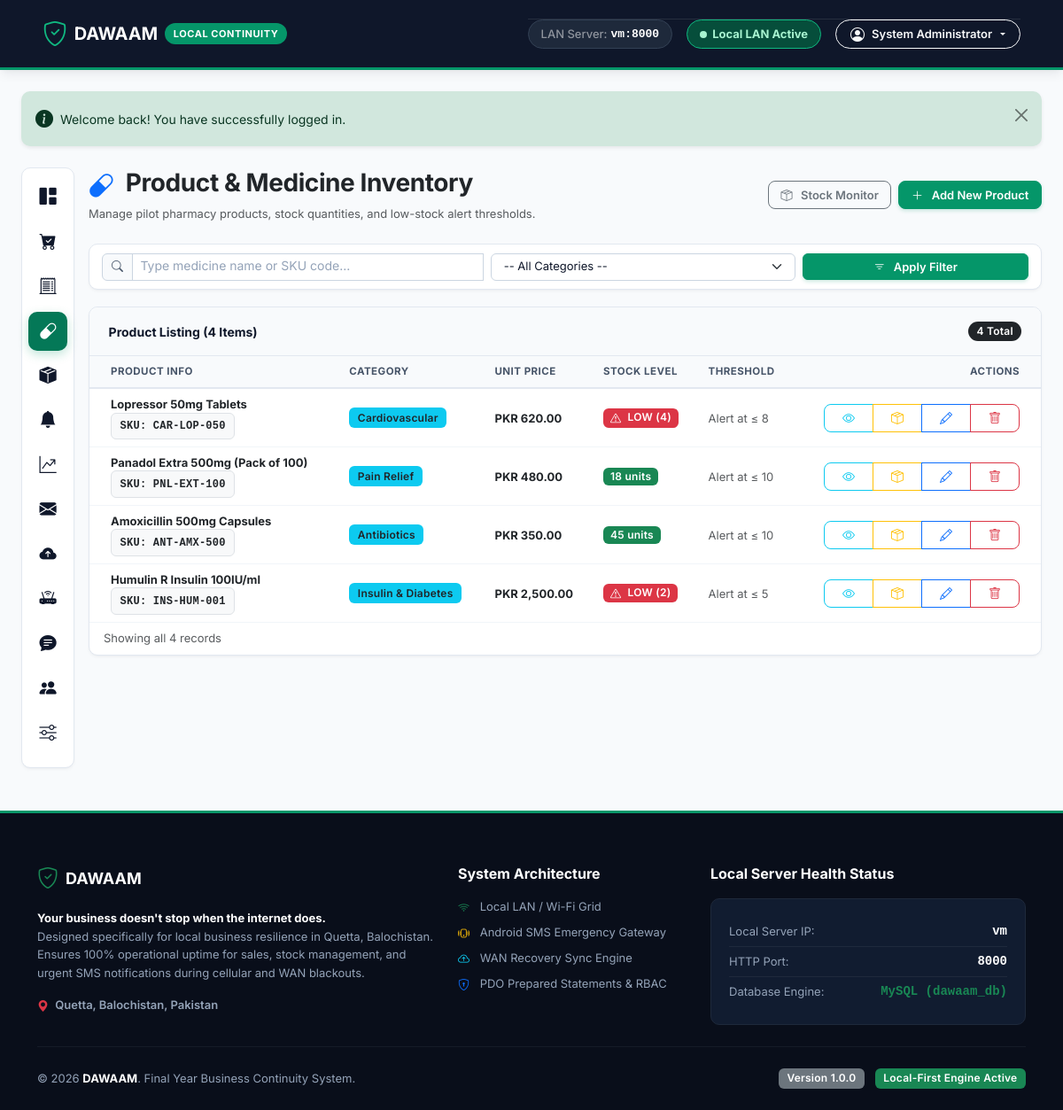
The page /admin/products/index.php (signed in) on the database its author committed.
### tables this page shows
CREATE TABLE `users` (
  `id` INT AUTO_INCREMENT PRIMARY KEY,
  `user_code` VARCHAR(20) NOT NULL UNIQUE COMMENT 'Unique identifier, e.g. DW-0001',
  `name` VARCHAR(100) NOT NULL,
  `username` VARCHAR(50) NOT NULL UNIQUE,
  `email` VARCHAR(100) NULL,
  `password_hash` VARCHAR(255) NOT NULL,
  `status` ENUM('active', 'inactive', 'suspended') NOT NULL DEFAULT 'active',
  `created_at` DATETIME NOT NULL DEFAULT CURRENT_TIMESTAMP,
  `updated_at` DATETIME NOT NULL DEFAULT CURRENT_TIMESTAMP ON UPDATE CURRENT_TIMESTAMP
);

CREATE TABLE `products` (
  `id` INT AUTO_INCREMENT PRIMARY KEY,
  `category_id` INT NULL,
  `name` VARCHAR(150) NOT NULL,
  `sku` VARCHAR(50) UNIQUE NULL,
  `price` DECIMAL(10,2) NOT NULL DEFAULT 0.00,
  `stock_qty` INT NOT NULL DEFAULT 0,
  `low_stock_threshold` INT NOT NULL DEFAULT 5,
  `created_at` DATETIME NOT NULL DEFAULT CURRENT_TIMESTAMP,
  `updated_at` DATETIME NOT NULL DEFAULT CURRENT_TIMESTAMP ON UPDATE CURRENT_TIMESTAMP,
  CONSTRAINT `fk_prod_cat` FOREIGN KEY (`category_id`) REFERENCES `categories`(`id`) ON DELETE SET NULL
);

CREATE TABLE `categories` (
  `id` INT AUTO_INCREMENT PRIMARY KEY,
  `name` VARCHAR(100) NOT NULL UNIQUE,
  `description` TEXT NULL,
  `created_at` DATETIME NOT NULL DEFAULT CURRENT_TIMESTAMP
);

### includes/auth.php (called while the page is built, shortened)
<?php
require_once __DIR__ . '/functions.php';
function is_logged_in() {
    return isset($_SESSION['user_id']) && !empty($_SESSION['user_id']);
}
function current_user($force_refresh = false) {
    static $user_cache = null;
    if ($force_refresh || $user_cache === null || $user_cache['id'] != $_SESSION['user_id']) {
        $pdo = get_db_connection();
        $stmt = $pdo->prepare("
            SELECT id, user_code, name, username, email, status, created_at
            FROM users
            WHERE id = :id AND status = 'active'
            LIMIT 1
        ");
        $stmt->execute([':id' => $_SESSION['user_id']]);
        $user = $stmt->fetch();
        $stmt_roles = $pdo->prepare("
            SELECT r.id, r.name, r.slug
            FROM roles r
            INNER JOIN user_roles ur ON r.id = ur.role_id
            WHERE ur.user_id = :user_id
        ");
        $stmt_roles->execute([':user_id' => $user['id']]);
        $user['roles'] = $stmt_roles->fetchAll();
        $user['role_slugs'] = array_column($user['roles'], 'slug');
        $stmt_role_perms = $pdo->prepare("
            SELECT DISTINCT p.permission_key
            FROM permissions p
            INNER JOIN role_permissions rp ON p.id = rp.permission_id
            INNER JOIN user_roles ur ON rp.role_id = ur.role_id
            WHERE ur.user_id = :user_id
        ");
        $stmt_role_perms->execute([':user_id' => $user['id']]);
        $role_perm_keys = array_column($stmt_role_perms->fetchAll(), 'permission_key');
        $user['role_permissions'] = $role_perm_keys;
        $user_overrides = [];
        $user['permission_overrides'] = $user_overrides;
        $all_sys_perms = $pdo->query("SELECT permission_key FROM permissions")->fetchAll(PDO::FETCH_COLUMN);
        $effective_permissions = [];
        $is_super = in_array(ROLE_SUPER_ADMIN, $user['role_slugs']) || in_array('super_admin', $user['role_slugs']);
        foreach ($all_sys_perms as $pk) {
            if ($is_super) {
                $effective_permissions[] = $pk;
                continue;
            }
        }
        $user['permissions'] = array_values(array_unique($effective_permissions));
        $user_cache = $user;
    }
    return $user_cache;
}
function has_permission($permission_key) {
    $user = current_user();
    if (in_array(ROLE_SUPER_ADMIN, $user['role_slugs'])) return true;
    return in_array($permission_key, $user['permissions']);
}
function require_permission($permission_key) {
    if (!has_permission($permission_key)) {
        log_audit_action('UNAUTHORIZED_ACCESS_ATTEMPT', 'security', null, "Attempted key: {$permission_key}");
        $is_api = (isset($_SERVER['HTTP_ACCEPT']) && str_contains($_SERVER['HTTP_ACCEPT'], 'application/json'))
               || (isset($_SERVER['HTTP_X_REQUESTED_WITH']) && strtolower($_SERVER['HTTP_X_REQUESTED_WITH']) === 'xmlhttprequest')
               || (isset($_SERVER['REQUEST_URI']) && (str_contains($_SERVER['REQUEST_URI'], '/api/') || str_contains($_SERVER['REQUEST_URI'], '/cloud/')));
        if ($is_api) {
            http_response_code(403);
            header('Content-Type: application/json');
            echo json_encode([
                'success' => false,
                'error' => "403 Forbidden: Access Denied. Permission '{$permission_key}' required."
            ]);
            exit;
        }
        set_flash_message('danger', "Access Denied. You lack the '{$permission_key}' permission required for this module.");
        redirect('admin/403.php');
    }
}

### admin/products/index.php (the view, shortened to what this page needs)
<?php
require_once __DIR__ . '/../../includes/auth.php';
require_permission('products.view');
$pdo = get_db_connection();
$search = trim($_GET['search'] ?? '');
$category_filter = (int)($_GET['category'] ?? 0);
$where_clauses = [];
$params = [];
$page = (int)($_GET['page'] ?? 1);
$limit = (int)($_GET['limit'] ?? 15);
$paginated_res = get_paginated_data($pdo, [
    'table' => 'products p LEFT JOIN categories c ON p.category_id = c.id',
    'select_fields' => 'p.id, p.name, p.sku, p.price, p.stock_qty, p.low_stock_threshold, p.created_at, c.name AS category_name',
    'where_clause' => count($where_clauses) > 0 ? implode(" AND ", $where_clauses) : '',
    'params' => $params,
    'order_by' => 'p.id DESC',
    'page' => $page,
    'limit' => $limit,
    'count_field' => 'p.id'
]);
$products = $paginated_res['data'];
$pagination = $paginated_res['pagination'];
require_once __DIR__ . '/../../includes/header.php';
?>
<div class="d-flex justify-content-between align-items-center mb-4 flex-wrap gap-3">
    <div>
        <h2 class="fw-bold text-dark mb-1">
            <i class="bi bi-capsule text-primary me-2"></i> Product & Medicine Inventory
        </h2>
        <p class="text-muted small mb-0">Manage pilot pharmacy products, stock quantities, and low-stock alert thresholds.</p>
    </div>
    <div class="d-flex gap-2">
        <a href="<?php echo BASE_URL; ?>/admin/inventory/index.php" class="btn btn-outline-secondary btn-sm">
            <i class="bi bi-box-seam me-1"></i> Stock Monitor
        </a>
        <?php if (has_permission('products.create')): ?>
            <a href="create.php" class="btn btn-dw-primary btn-sm">
                <i class="bi bi-plus-lg me-1"></i> Add New Product
            </a>
        <?php endif; ?>
    </div>
</div>
<div class="dw-card dw-filter-card mb-3">
    <form id="products-filter-form" action="index.php" method="GET" class="row g-2 align-items-center">
        <div class="col-md-5">
            <div class="input-group input-group-sm">
                <span class="input-group-text"><i class="bi bi-search"></i></span>
                <input type="text" class="form-control form-control-sm" name="search" id="productSearchInput" list="productSuggestions" autocomplete="off" value="<?php echo sanitize($search); ?>" placeholder="Type medicine name or SKU code...">
            </div>
        </div>
        <div class="col-md-4">
            <select class="form-select form-select-sm" name="category">
                <option value="0">-- All Categories --</option>
            </select>
        </div>
        <div class="col-md-3 d-flex gap-2">
            <button type="submit" class="btn btn-dw-primary btn-sm w-100">
                <i class="bi bi-filter me-1"></i> Apply Filter
            </button>
        </div>
    </form>
</div>
<div class="row">
    <div class="col-12">
        <div class="dw-card">
            <div class="dw-card-header d-flex justify-content-between align-items-center">
                <span>Product Listing (<?php echo count($products); ?> Items)</span>
                <span class="badge bg-dark rounded-pill"><?php echo count($products); ?> Total</span>
            </div>
            <div class="card-body p-0">
                <?php if (count($products) > 0): ?>
                    <div class="table-responsive">
                        <table class="table table-hover align-middle mb-0">
                            <thead class="table-light">
                                <tr>
                                    <th class="ps-4">Product Info</th>
                                    <th>Category</th>
                                    <th>Unit Price</th>
                                    <th>Stock Level</th>
                                    <th>Threshold</th>
                                    <th class="text-end pe-4">Actions</th>
                                </tr>
                            </thead>
                            <tbody>
                                <?php foreach ($products as $p): ?>
                                    <?php
                                        $is_low = ($p['stock_qty'] <= $p['low_stock_threshold']);
                                    ?>
                                    <tr>
                                        <td class="ps-4">
                                            <strong class="text-dark d-block"><?php echo sanitize($p['name']); ?></strong>
                                            <span class="badge bg-light text-dark border font-monospace small">
                                                SKU: <?php echo sanitize($p['sku'] ?? 'N/A'); ?>
                                            </span>
                                        </td>
                                        <td>
                                            <span class="badge bg-info text-dark">
                                                <?php echo sanitize($p['category_name'] ?? 'Unassigned'); ?>
                                            </span>
                                        </td>
                                        <td class="fw-bold text-dark">
                                            <?php echo format_currency($p['price']); ?>
                                        </td>
                                        <td>
                                            <?php if ($is_low): ?>
                                                <span class="badge bg-danger px-2 py-1">
                                                    <i class="bi bi-exclamation-triangle me-1"></i> LOW (<?php echo $p['stock_qty']; ?>)
                                                </span>
                                            <?php else: ?>
                                                <span class="badge bg-success px-2 py-1">
                                                    <?php echo $p['stock_qty']; ?> units
                                                </span>
                                            <?php endif; ?>
                                        </td>
                                        <td class="small text-muted">
                                            Alert at &le; <?php echo $p['low_stock_threshold']; ?>
                                        </td>
                                        <td class="text-end pe-4">
                                            <div class="btn-group btn-group-sm">
                                                <a href="view.php?id=<?php echo $p['id']; ?>" class="btn btn-outline-info" title="View Details">
                                                    <i class="bi bi-eye"></i>
                                                </a>
                                                <?php if (has_permission('inventory.adjust')): ?>
                                                    <a href="../inventory/adjustment.php?product_id=<?php echo $p['id']; ?>" class="btn btn-outline-warning" title="Adjust Stock">
                                                        <i class="bi bi-box-seam"></i>
                                                    </a>
                                                <?php endif; ?>
                                                <?php if (has_permission('products.edit')): ?>
                                                    <a href="edit.php?id=<?php echo $p['id']; ?>" class="btn btn-outline-primary" title="Edit Product">
                                                        <i class="bi bi-pencil"></i>
                                                    </a>
                                                <?php endif; ?>
                                                <?php if (has_permission('products.delete')): ?>
                                                    <a href="delete.php?id=<?php echo $p['id']; ?>&csrf_token=<?php echo generate_csrf_token(); ?>" onclick="return confirm('Are you sure you want to delete this product?');" class="btn btn-outline-danger" title="Delete Product">
                                                        <i class="bi bi-trash"></i>
                                                    </a>
                                                <?php endif; ?>
                                            </div>
                                        </td>
                                    </tr>
                                <?php endforeach; ?>
                            </tbody>
                        </table>
                    </div>
                    <?php echo render_pagination_links($pagination, 'index.php', ['search' => $search, 'category' => $category_filter]); ?>
                <?php endif; ?>
            </div>
        </div>
    </div>
</div>
<?php require_once __DIR__ . '/../../includes/footer.php'; ?>

### includes/navbar.php (shortened to what this page needs)
<?php
$user = current_user();
$brand_target = $user ? (BASE_URL . '/admin/index.php') : (BASE_URL . '/index.php');
?>
<nav class="navbar navbar-expand-xl navbar-dark dw-navbar sticky-top">
    <div class="container-fluid px-3 px-xl-4">
        <a class="navbar-brand dw-navbar-brand d-flex align-items-center me-2 me-xl-3" href="<?php echo $brand_target; ?>">
            <i class="bi bi-shield-check text-emerald me-2 fs-3" style="color: #10b981;"></i>
            <span class="fw-bold tracking-tight"><?php echo APP_NAME; ?></span>
            <span class="dw-brand-badge ms-2 d-none d-sm-inline-block">Local Continuity</span>
        </a>
        <div class="collapse navbar-collapse" id="dwNavbar">
            <div class="d-flex flex-column flex-xl-row align-items-start align-items-xl-center gap-2 gap-xl-3 pt-3 pt-xl-0 border-top border-xl-0 border-secondary border-opacity-25">
                <div class="dw-lan-server-badge text-nowrap">
                    <span class="text-white-50">LAN Server:</span>
                    <strong class="text-white font-monospace ms-1"><?php echo SERVER_LAN_IP; ?>:8000</strong>
                </div>
                <div id="dw-network-status" class="dw-badge-lan text-nowrap">
                </div>
                <?php if ($user): ?>
                    <div class="dropdown text-nowrap w-100 w-xl-auto">
                        <button class="btn btn-outline-light dropdown-toggle btn-sm rounded-pill px-3 py-1.5 fw-semibold d-flex align-items-center justify-content-between justify-content-xl-start dw-user-btn" type="button" id="userMenu" data-bs-toggle="dropdown" aria-expanded="false">
                            <span class="d-inline-flex align-items-center gap-2">
                                <i class="bi bi-person-circle fs-6"></i>
                                <span class="dw-user-name-text"><?php echo sanitize($user['name']); ?></span>
                            </span>
                        </button>
                    </div>
                <?php else: ?>
                    <a href="<?php echo BASE_URL; ?>/admin/login.php" class="btn btn-dw-primary btn-sm px-3 py-2 text-nowrap d-inline-flex align-items-center justify-content-center gap-2 w-100 w-xl-auto">
                        <i class="bi bi-lock-fill"></i> <span>Staff Login</span>
                    </a>
                <?php endif; ?>
            </div>
        </div>
    </div>
</nav>

### rows shown on the page
users: name "System Administrator"
products: name "Lopressor 50mg Tablets", sku "CAR-LOP-050", category.name "Cardiovascular", price "PKR 620.00", stock_qty "4", low_stock_threshold "8"
products: name "Panadol Extra 500mg (Pack of 100)", sku "PNL-EXT-100", category.name "Pain Relief", price "PKR 480.00", stock_qty "18", low_stock_threshold "10"
products: name "Amoxicillin 500mg Capsules", sku "ANT-AMX-500", category.name "Antibiotics", price "PKR 350.00", stock_qty "45", low_stock_threshold "10"
products: name "Humulin R Insulin 100IU/ml", sku "INS-HUM-001", category.name "Insulin & Diabetes", price "PKR 2,500.00", stock_qty "2", low_stock_threshold "5"

### other values the page prints
APP_NAME "DAWAAM"
SERVER_LAN_IP "vm"
$message "Welcome back! You have successfully logged in."
count($products) "4"
$pagination['total_records'] "4"
APP_VERSION "1.0.0"
